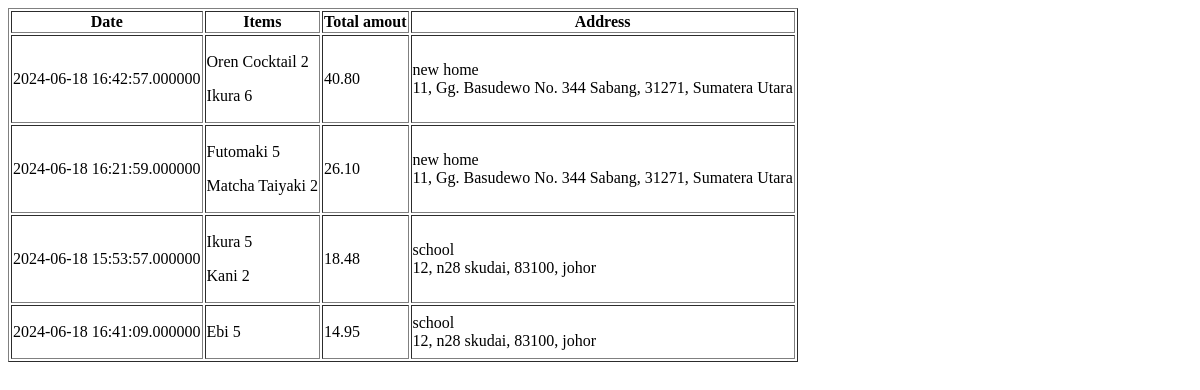
Before: /backend/orderHistory.php (signed in) with the older database file.
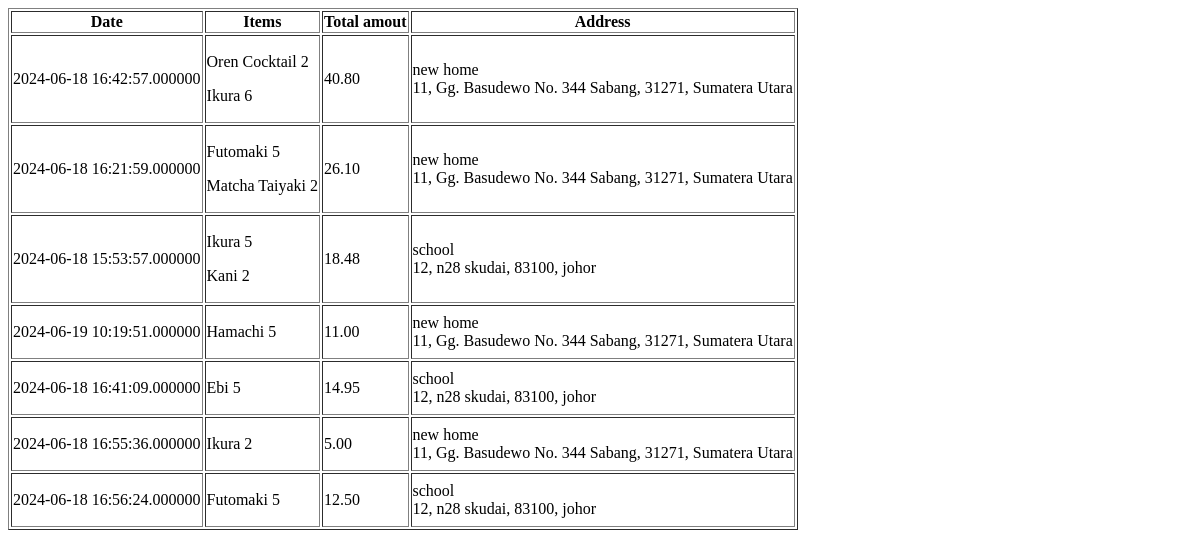
After: the same page with the newer database file.
### tables this page shows
CREATE TABLE `orders` (
  `orderID` varchar(40) NOT NULL DEFAULT uuid(),
  `ordertime` datetime(6) NOT NULL,
  `orderItems` varchar(150) NOT NULL,
  `orderQuantity` varchar(100) NOT NULL,
  `totalAmount` decimal(10,2) NOT NULL,
  `orderUser` varchar(40) NOT NULL,
  `addressID` varchar(40) NOT NULL
);

CREATE TABLE `meal` (
  `mealID` varchar(40) NOT NULL,
  `mealName` varchar(30) NOT NULL,
  `mealPic` varchar(100) NOT NULL,
  `category` varchar(20) NOT NULL,
  `description` varchar(100) NOT NULL,
  `price` decimal(10,2) NOT NULL
);

CREATE TABLE `address` (
  `addressID` varchar(40) NOT NULL DEFAULT uuid(),
  `addressName` varchar(100) DEFAULT NULL,
  `unit` varchar(20) NOT NULL,
  `address` varchar(100) NOT NULL,
  `city` varchar(30) NOT NULL,
  `state` varchar(30) NOT NULL,
  `postcode` int(5) NOT NULL,
  `userID` varchar(40) NOT NULL
);

### backend/orderHistory.php (the view, shortened to what this page needs)
<?php
    require_once("connection.php");
    $uid = $_SESSION["id"];
    $sql = "SELECT * from orders WHERE orderUser = '$uid'";
    $result = mysqli_query($conn, $sql);
?>
<!DOCTYPE html>
<html lang="en">
<head>
</head>
<body>
<table border="1px">
        <tr>
            <th>Date</th>
            <th>Items</th>
            <th>Total amout</th>
            <th>Address</th>
        </tr>
        <?php
            while($row = $result->fetch_assoc())
            {
        ?>
        <tr>
            <td><?php echo $row['ordertime'];?></td>
            <td>
                <?php
                $mealArray = explode(',', $row["orderItems"]);
                $quantityArray = explode(',', $row["orderQuantity"]);
                for ($x = 0; $x < count($mealArray); $x++) {
                    $sqlMeal = "SELECT * FROM meal WHERE mealID = '$mealArray[$x]'";
                    $resultM = mysqli_query($conn, $sqlMeal);
                    $rowM = $resultM->fetch_assoc();
                    echo "<p>".$rowM["mealName"]."    ".$quantityArray[$x]."</p>";
                }
                ?>
            </td>
            <td><?php echo $row['totalAmount'];?></td>
            <td>
                <?php
                $curAddID = $row['addressID'];
                $sql2 = "SELECT * FROM address WHERE addressID = '$curAddID'";
                $result2 = mysqli_query($conn, $sql2);
                $row2 = $result2->fetch_assoc();
                echo $row2["addressName"]."<br>";
                echo $row2["unit"].", ".$row2["address"]." ".$row2["city"].", ".$row2["postcode"].", ".$row2["state"];
                ?>
            </td>
        </tr>
        <?php
            }
        ?>
    </table>
</body>
</html>

Changed rows visible on the page:
added orders: ordertime "2024-06-19 10:19:51.000000", orderQuantity "5", totalAmount "11.00", addressID.addressName "new home", addressID.unit "11", addressID.address "Gg. Basudewo No. 344", addressID.city "Sabang", addressID.postcode "31271", addressID.state "Sumatera Utara"
now on this page (row unchanged): meal: mealName "Hamachi", shown under "2024-06-19 10:19:51.000000"
added orders: ordertime "2024-06-18 16:55:36.000000", orderQuantity "2", totalAmount "5.00", addressID.addressName "new home", addressID.unit "11", addressID.address "Gg. Basudewo No. 344", addressID.city "Sabang", addressID.postcode "31271", addressID.state "Sumatera Utara", meal (mealName "Ikura")
added orders: ordertime "2024-06-18 16:56:24.000000", orderQuantity "5", totalAmount "12.50", addressID.addressName "school", addressID.unit "12", addressID.address "n28", addressID.city "skudai", addressID.postcode "83100", addressID.state "johor", meal (mealName "Futomaki")
